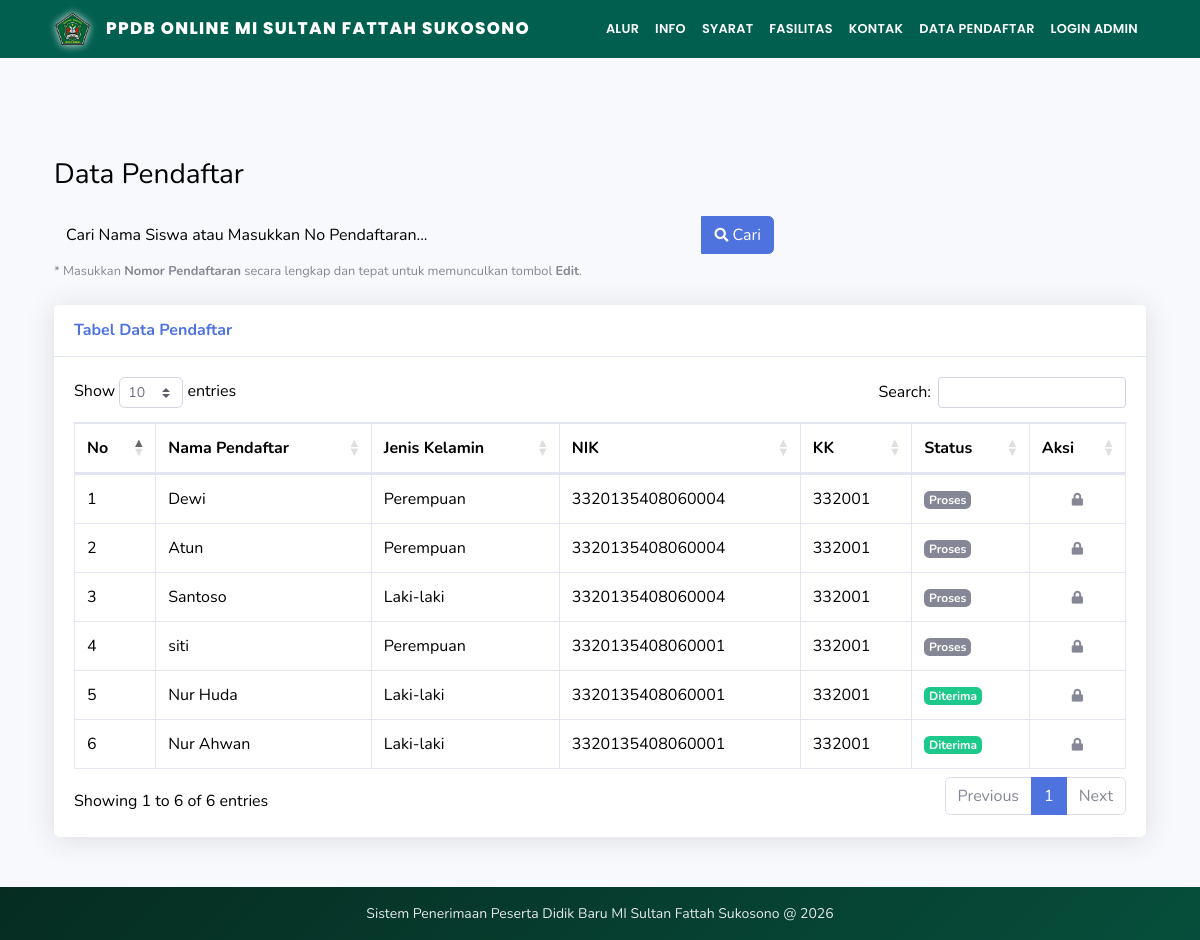
Page /data_pendaftar.php on the earlier database version.
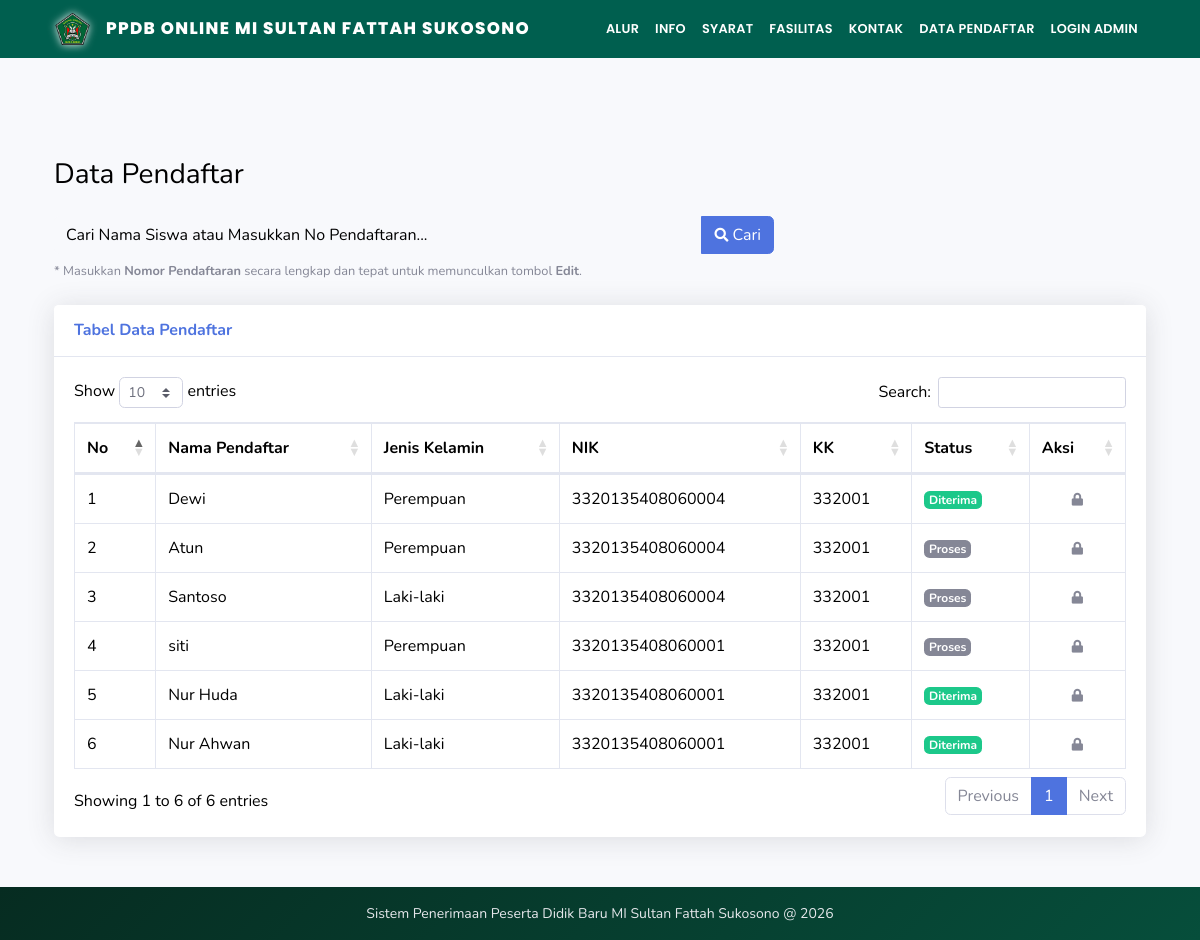
Same page on the later database version.
### tables this page shows
CREATE TABLE `madrasah` (
  `id` int unsigned NOT NULL AUTO_INCREMENT,
  `nama` varchar(150) NOT NULL,
  `alamat` text,
  `email` varchar(100) DEFAULT NULL,
  `website` varchar(100) DEFAULT NULL,
  `hp_kepala` varchar(30) DEFAULT NULL,
  `hp_panitia` varchar(30) DEFAULT NULL,
  `logo` varchar(255) DEFAULT NULL,
  `nama_panitia` varchar(150) DEFAULT NULL,
  PRIMARY KEY (`id`)
);

CREATE TABLE `pendaftar` (
  `id` int unsigned NOT NULL AUTO_INCREMENT,
  `no_pendaftaran` varchar(30) NOT NULL,
  `nama_lengkap` varchar(150) NOT NULL,
  `nik` varchar(50) NOT NULL,
  `kk` varchar(50) NOT NULL,
  `jenis_kelamin` varchar(20) NOT NULL,
  `tempat_lahir` varchar(100) NOT NULL,
  `tanggal_lahir` date NOT NULL,
  `alamat` text NOT NULL,
  `status_keluarga` varchar(50) DEFAULT NULL,
  `anak_ke` int DEFAULT NULL,
  `jumlah_saudara` int DEFAULT NULL,
  `asal_tk` varchar(150) DEFAULT NULL,
  `nama_ayah` varchar(150) NOT NULL,
  `nama_ibu` varchar(150) NOT NULL,
  `pekerjaan_ayah` varchar(100) DEFAULT NULL,
  `pekerjaan_ibu` varchar(100) DEFAULT NULL,
  `nama_wali` varchar(150) DEFAULT NULL,
  `pekerjaan_wali` varchar(100) DEFAULT NULL,
  `email` varchar(100) DEFAULT NULL,
  `hp` varchar(30) NOT NULL,
  `kip` varchar(10) NOT NULL,
  `pkh` varchar(10) NOT NULL,
  `status_daftar` enum('proses','diterima','ditolak') NOT NULL DEFAULT 'proses',
  `created_at` datetime NOT NULL,
  PRIMARY KEY (`id`),
  UNIQUE KEY `no_pendaftaran` (`no_pendaftaran`)
);

### config.php (called while the page is built, shortened)
<?php
function base_url(string $path = ''): string
{
    $base = rtrim('http://localhost/ppdb_2026', '/');
    return $base . '/' . ltrim($path, '/');
}
function esc($value): string
{
    if (is_scalar($value)) {
        return htmlspecialchars((string)$value, ENT_QUOTES, 'UTF-8');
    }
    return '';
}

### data_pendaftar.php (the view, shortened to what this page needs)
<?php
require 'config.php';
$madrasah = [
    'nama' => 'MI SULTAN FATTAH SUKOSONO',
    'alamat' => 'Alamat madrasah belum diatur',
    'email' => '-',
    'website' => '-',
    'hp_kepala' => '-',
    'hp_panitia' => '-',
    'logo' => ''
];
if ($result = $mysqli->query('SELECT * FROM madrasah LIMIT 1')) {
    if ($row = $result->fetch_assoc()) {
        $madrasah = $row;
    }
}
?>
<!DOCTYPE html>
<html lang="id">
<head>
    <link href="assets/vendor/fontawesome-free/css/all.min.css" rel="stylesheet" type="text/css">
    <link href="assets/css/sb-admin-2.min.css" rel="stylesheet">
    <link href="https://cdn.datatables.net/1.13.6/css/dataTables.bootstrap4.min.css" rel="stylesheet">
    <link href="assets/css/custom.css" rel="stylesheet">
</head>
<body id="page-top">
    <nav class="navbar navbar-expand-lg navbar-dark sticky-top" style="background-color:#005f4f;">
        <div class="container">
            <a class="navbar-brand" href="index.php">
                <?php if (!empty($madrasah['logo'])): ?>
                <img src="<?= esc(base_url('uploads/' . $madrasah['logo'])); ?>" alt="Logo" class="navbar-logo">
                <?php endif; ?>
                <span>PPDB ONLINE <?= esc($madrasah['nama']); ?></span>
            </a>
            <div class="collapse navbar-collapse" id="navbarNav">
                <ul class="navbar-nav ml-auto">
                    <li class="nav-item"><a class="nav-link" href="index.php#alur">Alur</a></li>
                    <li class="nav-item"><a class="nav-link" href="index.php#informasi">Info</a></li>
                    <li class="nav-item"><a class="nav-link" href="index.php#syarat">Syarat</a></li>
                    <li class="nav-item"><a class="nav-link" href="index.php#fasilitas">Fasilitas</a></li>
                    <li class="nav-item"><a class="nav-link" href="index.php#kontak">Kontak</a></li>
                    <li class="nav-item active"><a class="nav-link" href="data_pendaftar.php">Data Pendaftar</a></li>
                    <li class="nav-item"><a class="nav-link" href="<?= esc(base_url('admin/login.php')); ?>" target="_blank" rel="noopener">Login Admin</a></li>
                </ul>
            </div>
        </div>
    </nav>
    <div class="container" style="margin-top: 100px; margin-bottom: 50px;">
        <div class="d-sm-flex align-items-center justify-content-between mb-4">
            <h1 class="h3 mb-0 text-gray-800">Data Pendaftar</h1>
        </div>
        <div class="row mb-4">
            <div class="col-md-8">
                <form action="" method="GET">
                    <div class="input-group">
                        <input type="text" name="q" class="form-control bg-light border-0 small" placeholder="Cari Nama Siswa atau Masukkan No Pendaftaran..." aria-label="Search" aria-describedby="basic-addon2" value="<?= isset($_GET['q']) ? esc($_GET['q']) : '' ?>">
                        <div class="input-group-append">
                            <button class="btn btn-primary" type="submit">
                                <i class="fas fa-search fa-sm"></i> Cari
                            </button>
                        </div>
                    </div>
                </form>
                <small class="text-muted mt-2 d-block">* Masukkan <b>Nomor Pendaftaran</b> secara lengkap dan tepat untuk memunculkan tombol <b>Edit</b>.</small>
            </div>
        </div>
        <div class="card shadow mb-4">
            <div class="card-header py-3">
                <h6 class="m-0 font-weight-bold text-primary">Tabel Data Pendaftar</h6>
            </div>
            <div class="card-body">
                <div class="table-responsive">
                    <table class="table table-bordered" id="dataTable" width="100%" cellspacing="0">
                        <thead>
                            <tr>
                                <th>No</th>
                                <th>Nama Pendaftar</th>
                                <th>Jenis Kelamin</th>
                                <th>NIK</th>
                                <th>KK</th>
                                <th>Status</th>
                                <th>Aksi</th>
                            </tr>
                        </thead>
                        <tbody>
                            <?php
                            $no = 1;
                            $sql = "SELECT * FROM pendaftar";
                            $sql .= " ORDER BY created_at DESC";
                            if ($result = $mysqli->query($sql)) {
                                while ($row = $result->fetch_assoc()) {
                                    $statusClass = 'secondary';
                                    $statusText = 'Proses';
                                    if ($row['status_daftar'] == 'diterima') {
                                        $statusClass = 'success';
                                        $statusText = 'Diterima';
                                    } elseif ($row['status_daftar'] == 'ditolak') {
                                        $statusClass = 'danger';
                                        $statusText = 'Ditolak';
                                    }
                                    $show_edit = false;
                                    echo '<tr>';
                                    echo '<td>' . $no++ . '</td>';
                                    echo '<td>' . esc($row['nama_lengkap']) . '</td>';
                                    echo '<td>' . esc($row['jenis_kelamin']) . '</td>';
                                    echo '<td>' . esc($row['nik']) . '</td>';
                                    echo '<td>' . esc($row['kk']) . '</td>';
                                    echo '<td><span class="badge badge-' . $statusClass . '">' . $statusText . '</span></td>';
                                    echo '<td class="text-center">';
                                    if ($show_edit) {
                                        echo '<a href="edit_pendaftar.php?id=' . $row['id'] . '" class="btn btn-sm btn-warning">
                                                <i class="fas fa-edit"></i> Edit
                                              </a>';
                                    } else {
                                        echo '<span class="text-muted" style="font-size:0.8rem;"><i class="fas fa-lock"></i></span>';
                                    }
                                    echo '</td>';
                                    echo '</tr>';
                                }
                            }
                            ?>
                        </tbody>
                    </table>
                </div>
            </div>
        </div>
    </div>
    <footer class="footer text-center">
        <div class="container">
            <span>Sistem Penerimaan Peserta Didik Baru <?= esc($madrasah['nama']); ?> @
                <?= date('Y'); ?></span>
        </div>
    </footer>
</body>
</html>

### assets/css/custom.css (style rules this page uses)
body { color: #000 !important; }
.text-gray-100, .text-gray-200, .text-gray-300, .text-gray-400, .text-gray-500, .text-gray-600, .text-gray-700, .text-gray-800, .text-gray-900 { color: #000 !important; }
::placeholder { color: #000 !important; opacity: 1; }
table.dataTable thead th, table.dataTable thead td, table.dataTable tbody th, table.dataTable tbody td, .table thead th, .table thead td, .table tbody th, .table tbody td { color: #000 !important; }
.card-header { color: #000 !important; }

### data_pendaftar.php (style rules this page uses)
body { font-family: 'Nunito', sans-serif; background-color: #f8f9fc; }
.navbar-brand span { font-family: 'Poppins', sans-serif; font-weight: 800; text-transform: uppercase; font-size: 1.05rem; letter-spacing: 0.08em; }
.navbar-nav .nav-link { font-family: 'Poppins', sans-serif; font-size: 0.8rem; font-weight: 600; letter-spacing: 0.02em; text-transform: uppercase; color: #ffffff !important; padding-left: 0.5rem !important; padding-right: 0.5rem !important; }
.navbar-logo { height: 32px; margin-right: 10px; filter: drop-shadow(0 0 4px rgba(255, 255, 255, 0.9)); }
.footer { background: linear-gradient(135deg, #062c21, #064e3b); color: #e5e7eb; padding: 1rem 0; font-size: 0.875rem; }
.card { border: none; box-shadow: 0 0.15rem 1.75rem 0 rgba(58, 59, 69, 0.15); }
.card-header { background-color: #fff; border-bottom: 1px solid #e3e6f0; }

Differences in the rows shown:
changed pendaftar "Dewi": status_daftar "Proses" → "Diterima"
